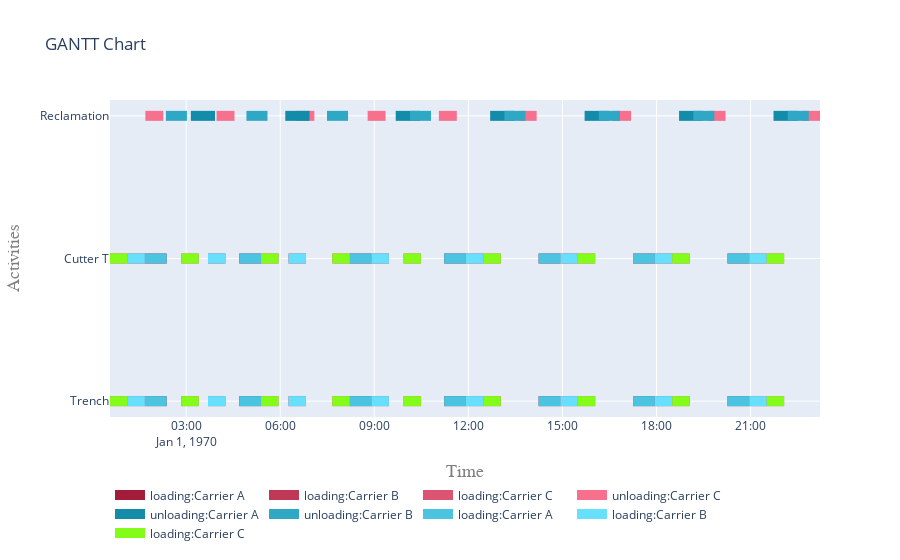

Notebook cell for this chart:
### Code cell
fig = get_gantt_chart([from_site, to_site, cutter], id_map=activities)

### Figure 1 — Plotly figure (JSON) as saved in the notebook; plotly's stock layout.template omitted (floating-point values rounded to 4 significant figures)
{"data": [{"connectgaps": false, "hoverinfo": "y+name", "line": {"color": "rgb(163,28,57)", "width": 10}, "mode": "lines", "name": "loading:Carrier A", "type": "scatter", "x": ["1970-01-01T01:40:59", "1970-01-01T01:40:59", "1970-01-01T02:22:39", "1970-01-01T02:22:39", "1970-01-01T02:22:39", "1970-01-01T04:41:42", "1970-01-01T04:41:42", "1970-01-01T05:23:22", "1970-01-01T05:23:22", "1970-01-01T05:23:22", "1970-01-01T08:12:59", "1970-01-01T08:12:59", "1970-01-01T08:54:39", "1970-01-01T08:54:39", "1970-01-01T08:54:39", "1970-01-01T11:13:42", "1970-01-01T11:13:42", "1970-01-01T11:55:22", "1970-01-01T11:55:22", "1970-01-01T11:55:22", "1970-01-01T14:14:25", "1970-01-01T14:14:25", "1970-01-01T14:56:05", "1970-01-01T14:56:05", "1970-01-01T14:56:05", "1970-01-01T17:15:08", "1970-01-01T17:15:08", "1970-01-01T17:56:48", "1970-01-01T17:56:48", "1970-01-01T17:56:48", "1970-01-01T20:15:51", "1970-01-01T20:15:51", "1970-01-01T20:57:31", "1970-01-01T20:57:31", "1970-01-01T20:57:31", "1970-01-01T01:40:59", "1970-01-01T01:40:59", "1970-01-01T02:22:39", "1970-01-01T02:22:39", "1970-01-01T02:22:39", "1970-01-01T04:41:42", "1970-01-01T04:41:42", "1970-01-01T05:23:22", "1970-01-01T05:23:22", "1970-01-01T05:23:22", "1970-01-01T08:12:59", "1970-01-01T08:12:59", "1970-01-01T08:54:39", "1970-01-01T08:54:39", "1970-01-01T08:54:39", "1970-01-01T11:13:42", "1970-01-01T11:13:42", "1970-01-01T11:55:22", "1970-01-01T11:55:22", "1970-01-01T11:55:22", "1970-01-01T14:14:25", "1970-01-01T14:14:25", "1970-01-01T14:56:05", "1970-01-01T14:56:05", "1970-01-01T14:56:05", "1970-01-01T17:15:08", "1970-01-01T17:15:08", "1970-01-01T17:56:48", "1970-01-01T17:56:48", "1970-01-01T17:56:48", "1970-01-01T20:15:51", "1970-01-01T20:15:51", "1970-01-01T20:57:31", "1970-01-01T20:57:31", "1970-01-01T20:57:31"], "y": ["Trench", "Trench", "Trench", "Trench", null, "Trench", "Trench", "Trench", "Trench", null, "Trench", "Trench", "Trench", "Trench", null, "Trench", "Trench", "Trench", "Trench", null, "Trench", "Trench", "Trench", "Trench", null, "Trench", "Trench", "Trench", "Trench", null, "Trench", "Trench", "Trench", "Trench", null, "Cutter T", "Cutter T", "Cutter T", "Cutter T", null, "Cutter T", "Cutter T", "Cutter T", "Cutter T", null, "Cutter T", "Cutter T", "Cutter T", "Cutter T", null, "Cutter T", "Cutter T", "Cutter T", "Cutter T", null, "Cutter T", "Cutter T", "Cutter T", "Cutter T", null, "Cutter T", "Cutter T", "Cutter T", "Cutter T", null, "Cutter T", "Cutter T", "Cutter T", "Cutter T", null]}, {"connectgaps": false, "hoverinfo": "y+name", "line": {"color": "rgb(191,56,85)", "width": 10}, "mode": "lines", "name": "loading:Carrier B", "type": "scatter", "x": ["1970-01-01T01:07:39", "1970-01-01T01:07:39", "1970-01-01T01:40:59", "1970-01-01T01:40:59", "1970-01-01T01:40:59", "1970-01-01T03:41:47", "1970-01-01T03:41:47", "1970-01-01T04:15:07", "1970-01-01T04:15:07", "1970-01-01T04:15:07", "1970-01-01T06:15:55", "1970-01-01T06:15:55", "1970-01-01T06:49:15", "1970-01-01T06:49:15", "1970-01-01T06:49:15", "1970-01-01T08:54:39", "1970-01-01T08:54:39", "1970-01-01T09:27:59", "1970-01-01T09:27:59", "1970-01-01T09:27:59", "1970-01-01T11:55:22", "1970-01-01T11:55:22", "1970-01-01T12:28:42", "1970-01-01T12:28:42", "1970-01-01T12:28:42", "1970-01-01T14:56:05", "1970-01-01T14:56:05", "1970-01-01T15:29:25", "1970-01-01T15:29:25", "1970-01-01T15:29:25", "1970-01-01T17:56:48", "1970-01-01T17:56:48", "1970-01-01T18:30:08", "1970-01-01T18:30:08", "1970-01-01T18:30:08", "1970-01-01T20:57:31", "1970-01-01T20:57:31", "1970-01-01T21:30:51", "1970-01-01T21:30:51", "1970-01-01T21:30:51", "1970-01-01T01:07:39", "1970-01-01T01:07:39", "1970-01-01T01:40:59", "1970-01-01T01:40:59", "1970-01-01T01:40:59", "1970-01-01T03:41:47", "1970-01-01T03:41:47", "1970-01-01T04:15:07", "1970-01-01T04:15:07", "1970-01-01T04:15:07", "1970-01-01T06:15:55", "1970-01-01T06:15:55", "1970-01-01T06:49:15", "1970-01-01T06:49:15", "1970-01-01T06:49:15", "1970-01-01T08:54:39", "1970-01-01T08:54:39", "1970-01-01T09:27:59", "1970-01-01T09:27:59", "1970-01-01T09:27:59", "1970-01-01T11:55:22", "1970-01-01T11:55:22", "1970-01-01T12:28:42", "1970-01-01T12:28:42", "1970-01-01T12:28:42", "1970-01-01T14:56:05", "1970-01-01T14:56:05", "1970-01-01T15:29:25", "1970-01-01T15:29:25", "1970-01-01T15:29:25", "1970-01-01T17:56:48", "1970-01-01T17:56:48", "1970-01-01T18:30:08", "1970-01-01T18:30:08", "1970-01-01T18:30:08", "1970-01-01T20:57:31", "1970-01-01T20:57:31", "1970-01-01T21:30:51", "1970-01-01T21:30:51", "1970-01-01T21:30:51"], "y": ["Trench", "Trench", "Trench", "Trench", null, "Trench", "Trench", "Trench", "Trench", null, "Trench", "Trench", "Trench", "Trench", null, "Trench", "Trench", "Trench", "Trench", null, "Trench", "Trench", "Trench", "Trench", null, "Trench", "Trench", "Trench", "Trench", null, "Trench", "Trench", "Trench", "Trench", null, "Trench", "Trench", "Trench", "Trench", null, "Cutter T", "Cutter T", "Cutter T", "Cutter T", null, "Cutter T", "Cutter T", "Cutter T", "Cutter T", null, "Cutter T", "Cutter T", "Cutter T", "Cutter T", null, "Cutter T", "Cutter T", "Cutter T", "Cutter T", null, "Cutter T", "Cutter T", "Cutter T", "Cutter T", null, "Cutter T", "Cutter T", "Cutter T", "Cutter T", null, "Cutter T", "Cutter T", "Cutter T", "Cutter T", null, "Cutter T", "Cutter T", "Cutter T", "Cutter T", null]}, {"connectgaps": false, "hoverinfo": "y+name", "line": {"color": "rgb(219,84,113)", "width": 10}, "mode": "lines", "name": "loading:Carrier C", "type": "scatter", "x": ["1970-01-01T00:34:19", "1970-01-01T00:34:19", "1970-01-01T01:07:39", "1970-01-01T01:07:39", "1970-01-01T01:07:39", "1970-01-01T02:50:36", "1970-01-01T02:50:36", "1970-01-01T03:23:56", "1970-01-01T03:23:56", "1970-01-01T03:23:56", "1970-01-01T05:23:22", "1970-01-01T05:23:22", "1970-01-01T05:56:42", "1970-01-01T05:56:42", "1970-01-01T05:56:42", "1970-01-01T07:39:39", "1970-01-01T07:39:39", "1970-01-01T08:12:59", "1970-01-01T08:12:59", "1970-01-01T08:12:59", "1970-01-01T09:55:56", "1970-01-01T09:55:56", "1970-01-01T10:29:16", "1970-01-01T10:29:16", "1970-01-01T10:29:16", "1970-01-01T12:28:42", "1970-01-01T12:28:42", "1970-01-01T13:02:02", "1970-01-01T13:02:02", "1970-01-01T13:02:02", "1970-01-01T15:29:25", "1970-01-01T15:29:25", "1970-01-01T16:02:45", "1970-01-01T16:02:45", "1970-01-01T16:02:45", "1970-01-01T18:30:08", "1970-01-01T18:30:08", "1970-01-01T19:03:28", "1970-01-01T19:03:28", "1970-01-01T19:03:28", "1970-01-01T21:30:51", "1970-01-01T21:30:51", "1970-01-01T22:04:11", "1970-01-01T22:04:11", "1970-01-01T22:04:11", "1970-01-01T00:34:19", "1970-01-01T00:34:19", "1970-01-01T01:07:39", "1970-01-01T01:07:39", "1970-01-01T01:07:39", "1970-01-01T02:50:36", "1970-01-01T02:50:36", "1970-01-01T03:23:56", "1970-01-01T03:23:56", "1970-01-01T03:23:56", "1970-01-01T05:23:22", "1970-01-01T05:23:22", "1970-01-01T05:56:42", "1970-01-01T05:56:42", "1970-01-01T05:56:42", "1970-01-01T07:39:39", "1970-01-01T07:39:39", "1970-01-01T08:12:59", "1970-01-01T08:12:59", "1970-01-01T08:12:59", "1970-01-01T09:55:56", "1970-01-01T09:55:56", "1970-01-01T10:29:16", "1970-01-01T10:29:16", "1970-01-01T10:29:16", "1970-01-01T12:28:42", "1970-01-01T12:28:42", "1970-01-01T13:02:02", "1970-01-01T13:02:02", "1970-01-01T13:02:02", "1970-01-01T15:29:25", "1970-01-01T15:29:25", "1970-01-01T16:02:45", "1970-01-01T16:02:45", "1970-01-01T16:02:45", "1970-01-01T18:30:08", "1970-01-01T18:30:08", "1970-01-01T19:03:28", "1970-01-01T19:03:28", "1970-01-01T19:03:28", "1970-01-01T21:30:51", "1970-01-01T21:30:51", "1970-01-01T22:04:11", "1970-01-01T22:04:11", "1970-01-01T22:04:11"], "y": ["Trench", "Trench", "Trench", "Trench", null, "Trench", "Trench", "Trench", "Trench", null, "Trench", "Trench", "Trench", "Trench", null, "Trench", "Trench", "Trench", "Trench", null, "Trench", "Trench", "Trench", "Trench", null, "Trench", "Trench", "Trench", "Trench", null, "Trench", "Trench", "Trench", "Trench", null, "Trench", "Trench", "Trench", "Trench", null, "Trench", "Trench", "Trench", "Trench", null, "Cutter T", "Cutter T", "Cutter T", "Cutter T", null, "Cutter T", "Cutter T", "Cutter T", "Cutter T", null, "Cutter T", "Cutter T", "Cutter T", "Cutter T", null, "Cutter T", "Cutter T", "Cutter T", "Cutter T", null, "Cutter T", "Cutter T", "Cutter T", "Cutter T", null, "Cutter T", "Cutter T", "Cutter T", "Cutter T", null, "Cutter T", "Cutter T", "Cutter T", "Cutter T", null, "Cutter T", "Cutter T", "Cutter T", "Cutter T", null, "Cutter T", "Cutter T", "Cutter T", "Cutter T", null]}, {"connectgaps": false, "hoverinfo": "y+name", "line": {"color": "rgb(247,112,141)", "width": 10}, "mode": "lines", "name": "unloading:Carrier C", "type": "scatter", "x": ["1970-01-01T01:41:58", "1970-01-01T01:41:58", "1970-01-01T02:16:17", "1970-01-01T02:16:17", "1970-01-01T02:16:17", "1970-01-01T03:58:15", "1970-01-01T03:58:15", "1970-01-01T04:32:34", "1970-01-01T04:32:34", "1970-01-01T04:32:34", "1970-01-01T06:31:01", "1970-01-01T06:31:01", "1970-01-01T07:05:20", "1970-01-01T07:05:20", "1970-01-01T07:05:20", "1970-01-01T08:47:18", "1970-01-01T08:47:18", "1970-01-01T09:21:37", "1970-01-01T09:21:37", "1970-01-01T09:21:37", "1970-01-01T11:03:35", "1970-01-01T11:03:35", "1970-01-01T11:37:54", "1970-01-01T11:37:54", "1970-01-01T11:37:54", "1970-01-01T13:36:21", "1970-01-01T13:36:21", "1970-01-01T14:10:40", "1970-01-01T14:10:40", "1970-01-01T14:10:40", "1970-01-01T16:37:04", "1970-01-01T16:37:04", "1970-01-01T17:11:23", "1970-01-01T17:11:23", "1970-01-01T17:11:23", "1970-01-01T19:37:47", "1970-01-01T19:37:47", "1970-01-01T20:12:06", "1970-01-01T20:12:06", "1970-01-01T20:12:06", "1970-01-01T22:38:30", "1970-01-01T22:38:30", "1970-01-01T23:12:49", "1970-01-01T23:12:49", "1970-01-01T23:12:49"], "y": ["Reclamation", "Reclamation", "Reclamation", "Reclamation", null, "Reclamation", "Reclamation", "Reclamation", "Reclamation", null, "Reclamation", "Reclamation", "Reclamation", "Reclamation", null, "Reclamation", "Reclamation", "Reclamation", "Reclamation", null, "Reclamation", "Reclamation", "Reclamation", "Reclamation", null, "Reclamation", "Reclamation", "Reclamation", "Reclamation", null, "Reclamation", "Reclamation", "Reclamation", "Reclamation", null, "Reclamation", "Reclamation", "Reclamation", "Reclamation", null, "Reclamation", "Reclamation", "Reclamation", "Reclamation", null]}, {"connectgaps": false, "hoverinfo": "y+name", "line": {"color": "rgb(19,140,169)", "width": 10}, "mode": "lines", "name": "unloading:Carrier A", "type": "scatter", "x": ["1970-01-01T03:09:00", "1970-01-01T03:09:00", "1970-01-01T03:55:21", "1970-01-01T03:55:21", "1970-01-01T03:55:21", "1970-01-01T06:09:43", "1970-01-01T06:09:43", "1970-01-01T06:56:04", "1970-01-01T06:56:04", "1970-01-01T06:56:04", "1970-01-01T09:41:00", "1970-01-01T09:41:00", "1970-01-01T10:27:21", "1970-01-01T10:27:21", "1970-01-01T10:27:21", "1970-01-01T12:41:43", "1970-01-01T12:41:43", "1970-01-01T13:28:04", "1970-01-01T13:28:04", "1970-01-01T13:28:04", "1970-01-01T15:42:26", "1970-01-01T15:42:26", "1970-01-01T16:28:47", "1970-01-01T16:28:47", "1970-01-01T16:28:47", "1970-01-01T18:43:09", "1970-01-01T18:43:09", "1970-01-01T19:29:30", "1970-01-01T19:29:30", "1970-01-01T19:29:30", "1970-01-01T21:43:52", "1970-01-01T21:43:52", "1970-01-01T22:30:13", "1970-01-01T22:30:13", "1970-01-01T22:30:13"], "y": ["Reclamation", "Reclamation", "Reclamation", "Reclamation", null, "Reclamation", "Reclamation", "Reclamation", "Reclamation", null, "Reclamation", "Reclamation", "Reclamation", "Reclamation", null, "Reclamation", "Reclamation", "Reclamation", "Reclamation", null, "Reclamation", "Reclamation", "Reclamation", "Reclamation", null, "Reclamation", "Reclamation", "Reclamation", "Reclamation", null, "Reclamation", "Reclamation", "Reclamation", "Reclamation", null]}, {"connectgaps": false, "hoverinfo": "y+name", "line": {"color": "rgb(47,168,197)", "width": 10}, "mode": "lines", "name": "unloading:Carrier B", "type": "scatter", "x": ["1970-01-01T02:21:15", "1970-01-01T02:21:15", "1970-01-01T03:01:31", "1970-01-01T03:01:31", "1970-01-01T03:01:31", "1970-01-01T04:55:23", "1970-01-01T04:55:23", "1970-01-01T05:35:39", "1970-01-01T05:35:39", "1970-01-01T05:35:39", "1970-01-01T07:29:31", "1970-01-01T07:29:31", "1970-01-01T08:09:47", "1970-01-01T08:09:47", "1970-01-01T08:09:47", "1970-01-01T10:08:15", "1970-01-01T10:08:15", "1970-01-01T10:48:31", "1970-01-01T10:48:31", "1970-01-01T10:48:31", "1970-01-01T13:08:58", "1970-01-01T13:08:58", "1970-01-01T13:49:14", "1970-01-01T13:49:14", "1970-01-01T13:49:14", "1970-01-01T16:09:41", "1970-01-01T16:09:41", "1970-01-01T16:49:57", "1970-01-01T16:49:57", "1970-01-01T16:49:57", "1970-01-01T19:10:24", "1970-01-01T19:10:24", "1970-01-01T19:50:40", "1970-01-01T19:50:40", "1970-01-01T19:50:40", "1970-01-01T22:11:07", "1970-01-01T22:11:07", "1970-01-01T22:51:23", "1970-01-01T22:51:23", "1970-01-01T22:51:23"], "y": ["Reclamation", "Reclamation", "Reclamation", "Reclamation", null, "Reclamation", "Reclamation", "Reclamation", "Reclamation", null, "Reclamation", "Reclamation", "Reclamation", "Reclamation", null, "Reclamation", "Reclamation", "Reclamation", "Reclamation", null, "Reclamation", "Reclamation", "Reclamation", "Reclamation", null, "Reclamation", "Reclamation", "Reclamation", "Reclamation", null, "Reclamation", "Reclamation", "Reclamation", "Reclamation", null, "Reclamation", "Reclamation", "Reclamation", "Reclamation", null]}, {"connectgaps": false, "hoverinfo": "y+name", "line": {"color": "rgb(75,196,225)", "width": 10}, "mode": "lines", "name": "loading:Carrier A", "type": "scatter", "x": ["1970-01-01T01:40:59", "1970-01-01T01:40:59", "1970-01-01T02:22:39", "1970-01-01T02:22:39", "1970-01-01T02:22:39", "1970-01-01T04:41:42", "1970-01-01T04:41:42", "1970-01-01T05:23:22", "1970-01-01T05:23:22", "1970-01-01T05:23:22", "1970-01-01T08:12:59", "1970-01-01T08:12:59", "1970-01-01T08:54:39", "1970-01-01T08:54:39", "1970-01-01T08:54:39", "1970-01-01T11:13:42", "1970-01-01T11:13:42", "1970-01-01T11:55:22", "1970-01-01T11:55:22", "1970-01-01T11:55:22", "1970-01-01T14:14:25", "1970-01-01T14:14:25", "1970-01-01T14:56:05", "1970-01-01T14:56:05", "1970-01-01T14:56:05", "1970-01-01T17:15:08", "1970-01-01T17:15:08", "1970-01-01T17:56:48", "1970-01-01T17:56:48", "1970-01-01T17:56:48", "1970-01-01T20:15:51", "1970-01-01T20:15:51", "1970-01-01T20:57:31", "1970-01-01T20:57:31", "1970-01-01T20:57:31", "1970-01-01T01:40:59", "1970-01-01T01:40:59", "1970-01-01T02:22:39", "1970-01-01T02:22:39", "1970-01-01T02:22:39", "1970-01-01T04:41:42", "1970-01-01T04:41:42", "1970-01-01T05:23:22", "1970-01-01T05:23:22", "1970-01-01T05:23:22", "1970-01-01T08:12:59", "1970-01-01T08:12:59", "1970-01-01T08:54:39", "1970-01-01T08:54:39", "1970-01-01T08:54:39", "1970-01-01T11:13:42", "1970-01-01T11:13:42", "1970-01-01T11:55:22", "1970-01-01T11:55:22", "1970-01-01T11:55:22", "1970-01-01T14:14:25", "1970-01-01T14:14:25", "1970-01-01T14:56:05", "1970-01-01T14:56:05", "1970-01-01T14:56:05", "1970-01-01T17:15:08", "1970-01-01T17:15:08", "1970-01-01T17:56:48", "1970-01-01T17:56:48", "1970-01-01T17:56:48", "1970-01-01T20:15:51", "1970-01-01T20:15:51", "1970-01-01T20:57:31", "1970-01-01T20:57:31", "1970-01-01T20:57:31"], "y": ["Trench", "Trench", "Trench", "Trench", null, "Trench", "Trench", "Trench", "Trench", null, "Trench", "Trench", "Trench", "Trench", null, "Trench", "Trench", "Trench", "Trench", null, "Trench", "Trench", "Trench", "Trench", null, "Trench", "Trench", "Trench", "Trench", null, "Trench", "Trench", "Trench", "Trench", null, "Cutter T", "Cutter T", "Cutter T", "Cutter T", null, "Cutter T", "Cutter T", "Cutter T", "Cutter T", null, "Cutter T", "Cutter T", "Cutter T", "Cutter T", null, "Cutter T", "Cutter T", "Cutter T", "Cutter T", null, "Cutter T", "Cutter T", "Cutter T", "Cutter T", null, "Cutter T", "Cutter T", "Cutter T", "Cutter T", null, "Cutter T", "Cutter T", "Cutter T", "Cutter T", null]}, {"connectgaps": false, "hoverinfo": "y+name", "line": {"color": "rgb(103,224,253)", "width": 10}, "mode": "lines", "name": "loading:Carrier B", "type": "scatter", "x": ["1970-01-01T01:07:39", "1970-01-01T01:07:39", "1970-01-01T01:40:59", "1970-01-01T01:40:59", "1970-01-01T01:40:59", "1970-01-01T03:41:47", "1970-01-01T03:41:47", "1970-01-01T04:15:07", "1970-01-01T04:15:07", "1970-01-01T04:15:07", "1970-01-01T06:15:55", "1970-01-01T06:15:55", "1970-01-01T06:49:15", "1970-01-01T06:49:15", "1970-01-01T06:49:15", "1970-01-01T08:54:39", "1970-01-01T08:54:39", "1970-01-01T09:27:59", "1970-01-01T09:27:59", "1970-01-01T09:27:59", "1970-01-01T11:55:22", "1970-01-01T11:55:22", "1970-01-01T12:28:42", "1970-01-01T12:28:42", "1970-01-01T12:28:42", "1970-01-01T14:56:05", "1970-01-01T14:56:05", "1970-01-01T15:29:25", "1970-01-01T15:29:25", "1970-01-01T15:29:25", "1970-01-01T17:56:48", "1970-01-01T17:56:48", "1970-01-01T18:30:08", "1970-01-01T18:30:08", "1970-01-01T18:30:08", "1970-01-01T20:57:31", "1970-01-01T20:57:31", "1970-01-01T21:30:51", "1970-01-01T21:30:51", "1970-01-01T21:30:51", "1970-01-01T01:07:39", "1970-01-01T01:07:39", "1970-01-01T01:40:59", "1970-01-01T01:40:59", "1970-01-01T01:40:59", "1970-01-01T03:41:47", "1970-01-01T03:41:47", "1970-01-01T04:15:07", "1970-01-01T04:15:07", "1970-01-01T04:15:07", "1970-01-01T06:15:55", "1970-01-01T06:15:55", "1970-01-01T06:49:15", "1970-01-01T06:49:15", "1970-01-01T06:49:15", "1970-01-01T08:54:39", "1970-01-01T08:54:39", "1970-01-01T09:27:59", "1970-01-01T09:27:59", "1970-01-01T09:27:59", "1970-01-01T11:55:22", "1970-01-01T11:55:22", "1970-01-01T12:28:42", "1970-01-01T12:28:42", "1970-01-01T12:28:42", "1970-01-01T14:56:05", "1970-01-01T14:56:05", "1970-01-01T15:29:25", "1970-01-01T15:29:25", "1970-01-01T15:29:25", "1970-01-01T17:56:48", "1970-01-01T17:56:48", "1970-01-01T18:30:08", "1970-01-01T18:30:08", "1970-01-01T18:30:08", "1970-01-01T20:57:31", "1970-01-01T20:57:31", "1970-01-01T21:30:51", "1970-01-01T21:30:51", "1970-01-01T21:30:51"], "y": ["Trench", "Trench", "Trench", "Trench", null, "Trench", "Trench", "Trench", "Trench", null, "Trench", "Trench", "Trench", "Trench", null, "Trench", "Trench", "Trench", "Trench", null, "Trench", "Trench", "Trench", "Trench", null, "Trench", "Trench", "Trench", "Trench", null, "Trench", "Trench", "Trench", "Trench", null, "Trench", "Trench", "Trench", "Trench", null, "Cutter T", "Cutter T", "Cutter T", "Cutter T", null, "Cutter T", "Cutter T", "Cutter T", "Cutter T", null, "Cutter T", "Cutter T", "Cutter T", "Cutter T", null, "Cutter T", "Cutter T", "Cutter T", "Cutter T", null, "Cutter T", "Cutter T", "Cutter T", "Cutter T", null, "Cutter T", "Cutter T", "Cutter T", "Cutter T", null, "Cutter T", "Cutter T", "Cutter T", "Cutter T", null, "Cutter T", "Cutter T", "Cutter T", "Cutter T", null]}, {"connectgaps": false, "hoverinfo": "y+name", "line": {"color": "rgb(131,252,25)", "width": 10}, "mode": "lines", "name": "loading:Carrier C", "type": "scatter", "x": ["1970-01-01T00:34:19", "1970-01-01T00:34:19", "1970-01-01T01:07:39", "1970-01-01T01:07:39", "1970-01-01T01:07:39", "1970-01-01T02:50:36", "1970-01-01T02:50:36", "1970-01-01T03:23:56", "1970-01-01T03:23:56", "1970-01-01T03:23:56", "1970-01-01T05:23:22", "1970-01-01T05:23:22", "1970-01-01T05:56:42", "1970-01-01T05:56:42", "1970-01-01T05:56:42", "1970-01-01T07:39:39", "1970-01-01T07:39:39", "1970-01-01T08:12:59", "1970-01-01T08:12:59", "1970-01-01T08:12:59", "1970-01-01T09:55:56", "1970-01-01T09:55:56", "1970-01-01T10:29:16", "1970-01-01T10:29:16", "1970-01-01T10:29:16", "1970-01-01T12:28:42", "1970-01-01T12:28:42", "1970-01-01T13:02:02", "1970-01-01T13:02:02", "1970-01-01T13:02:02", "1970-01-01T15:29:25", "1970-01-01T15:29:25", "1970-01-01T16:02:45", "1970-01-01T16:02:45", "1970-01-01T16:02:45", "1970-01-01T18:30:08", "1970-01-01T18:30:08", "1970-01-01T19:03:28", "1970-01-01T19:03:28", "1970-01-01T19:03:28", "1970-01-01T21:30:51", "1970-01-01T21:30:51", "1970-01-01T22:04:11", "1970-01-01T22:04:11", "1970-01-01T22:04:11", "1970-01-01T00:34:19", "1970-01-01T00:34:19", "1970-01-01T01:07:39", "1970-01-01T01:07:39", "1970-01-01T01:07:39", "1970-01-01T02:50:36", "1970-01-01T02:50:36", "1970-01-01T03:23:56", "1970-01-01T03:23:56", "1970-01-01T03:23:56", "1970-01-01T05:23:22", "1970-01-01T05:23:22", "1970-01-01T05:56:42", "1970-01-01T05:56:42", "1970-01-01T05:56:42", "1970-01-01T07:39:39", "1970-01-01T07:39:39", "1970-01-01T08:12:59", "1970-01-01T08:12:59", "1970-01-01T08:12:59", "1970-01-01T09:55:56", "1970-01-01T09:55:56", "1970-01-01T10:29:16", "1970-01-01T10:29:16", "1970-01-01T10:29:16", "1970-01-01T12:28:42", "1970-01-01T12:28:42", "1970-01-01T13:02:02", "1970-01-01T13:02:02", "1970-01-01T13:02:02", "1970-01-01T15:29:25", "1970-01-01T15:29:25", "1970-01-01T16:02:45", "1970-01-01T16:02:45", "1970-01-01T16:02:45", "1970-01-01T18:30:08", "1970-01-01T18:30:08", "1970-01-01T19:03:28", "1970-01-01T19:03:28", "1970-01-01T19:03:28", "1970-01-01T21:30:51", "1970-01-01T21:30:51", "1970-01-01T22:04:11", "1970-01-01T22:04:11", "1970-01-01T22:04:11"], "y": ["Trench", "Trench", "Trench", "Trench", null, "Trench", "Trench", "Trench", "Trench", null, "Trench", "Trench", "Trench", "Trench", null, "Trench", "Trench", "Trench", "Trench", null, "Trench", "Trench", "Trench", "Trench", null, "Trench", "Trench", "Trench", "Trench", null, "Trench", "Trench", "Trench", "Trench", null, "Trench", "Trench", "Trench", "Trench", null, "Trench", "Trench", "Trench", "Trench", null, "Cutter T", "Cutter T", "Cutter T", "Cutter T", null, "Cutter T", "Cutter T", "Cutter T", "Cutter T", null, "Cutter T", "Cutter T", "Cutter T", "Cutter T", null, "Cutter T", "Cutter T", "Cutter T", "Cutter T", null, "Cutter T", "Cutter T", "Cutter T", "Cutter T", null, "Cutter T", "Cutter T", "Cutter T", "Cutter T", null, "Cutter T", "Cutter T", "Cutter T", "Cutter T", null, "Cutter T", "Cutter T", "Cutter T", "Cutter T", null, "Cutter T", "Cutter T", "Cutter T", "Cutter T", null]}], "layout": {"hovermode": "closest", "legend": {"orientation": "h", "x": 0, "y": -0.2}, "title": {"text": "GANTT Chart"}, "xaxis": {"range": ["1970-01-01T00:34:19", "1970-01-01T23:12:49"], "title": {"font": {"color": "#7f7f7f", "family": "Courier New, monospace", "size": 18}, "text": "Time"}}, "yaxis": {"title": {"font": {"color": "#7f7f7f", "family": "Courier New, monospace", "size": 18}, "text": "Activities"}}}}
